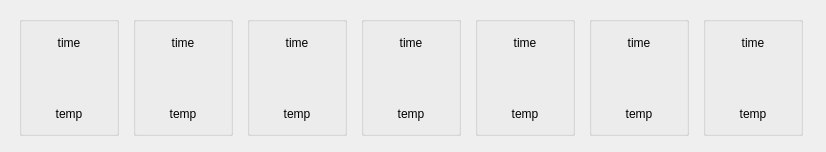
        <widget class="QWidget" name="scrollAreaWidgetContents">
         <property name="geometry">
          <rect>
           <x>0</x>
           <y>0</y>
           <width>826</width>
           <height>152</height>
          </rect>
         </property>
         <layout class="QHBoxLayout" name="horizontalLayout_4">
          <item>
           <widget class="QGroupBox" name="groupBox_2">
            <property name="minimumSize">
             <size>
              <width>100</width>
              <height>100</height>
             </size>
            </property>
            <property name="maximumSize">
             <size>
              <width>100</width>
              <height>120</height>
             </size>
            </property>
            <property name="title">
             <string/>
            </property>
            <layout class="QVBoxLayout" name="verticalLayout_15">
             <property name="spacing">
              <number>1</number>
             </property>
             <property name="leftMargin">
              <number>1</number>
             </property>
             <property name="topMargin">
              <number>4</number>
             </property>
             <property name="rightMargin">
              <number>1</number>
             </property>
             <property name="bottomMargin">
              <number>1</number>
             </property>
             <item>
              <widget class="QLabel" name="label_25">
               <property name="text">
                <string>time</string>
               </property>
               <property name="textFormat">
                <enum>Qt::RichText</enum>
               </property>
               <property name="alignment">
                <set>Qt::AlignCenter</set>
               </property>
              </widget>
             </item>
             <item>
              <widget class="QLabel" name="labelImage1">
               <property name="maximumSize">
                <size>
                 <width>999</width>
                 <height>50</height>
                </size>
               </property>
               <property name="text">
                <string/>
               </property>
               <property name="alignment">
                <set>Qt::AlignCenter</set>
               </property>
               <property name="margin">
                <number>10</number>
               </property>
              </widget>
             </item>
             <item>
              <widget class="QLabel" name="label_26">
               <property name="text">
                <string>temp</string>
               </property>
               <property name="textFormat">
                <enum>Qt::RichText</enum>
               </property>
               <property name="alignment">
                <set>Qt::AlignCenter</set>
               </property>
              </widget>
             </item>
            </layout>
           </widget>
          </item>
          <item>
           <widget class="QGroupBox" name="groupBox_3">
            <property name="minimumSize">
             <size>
              <width>100</width>
              <height>100</height>
             </size>
            </property>
            <property name="maximumSize">
             <size>
              <width>100</width>
              <height>120</height>
             </size>
            </property>
            <property name="title">
             <string/>
            </property>
            <layout class="QVBoxLayout" name="verticalLayout_14">
             <property name="spacing">
              <number>1</number>
             </property>
             <property name="leftMargin">
              <number>1</number>
             </property>
             <property name="topMargin">
              <number>4</number>
             </property>
             <property name="rightMargin">
              <number>1</number>
             </property>
             <property name="bottomMargin">
              <number>1</number>
             </property>
             <item>
              <widget class="QLabel" name="label_27">
               <property name="text">
                <string>time</string>
               </property>
               <property name="textFormat">
                <enum>Qt::RichText</enum>
               </property>
               <property name="alignment">
                <set>Qt::AlignCenter</set>
               </property>
              </widget>
             </item>
             <item>
              <widget class="QLabel" name="labelImage1_2">
               <property name="maximumSize">
                <size>
                 <width>16777215</width>
                 <height>50</height>
                </size>
               </property>
               <property name="text">
                <string/>
               </property>
               <property name="alignment">
                <set>Qt::AlignCenter</set>
               </property>
              </widget>
             </item>
             <item>
              <widget class="QLabel" name="label_28">
               <property name="text">
                <string>temp</string>
               </property>
               <property name="textFormat">
                <enum>Qt::RichText</enum>
               </property>
               <property name="alignment">
                <set>Qt::AlignCenter</set>
               </property>
              </widget>
             </item>
            </layout>
           </widget>
          </item>
          <item>
           <widget class="QGroupBox" name="groupBox_4">
            <property name="minimumSize">
             <size>
              <width>100</width>
              <height>100</height>
             </size>
            </property>
            <property name="maximumSize">
             <size>
              <width>100</width>
              <height>120</height>
             </size>
            </property>
            <property name="title">
             <string/>
            </property>
            <layout class="QVBoxLayout" name="verticalLayout_13">
             <property name="spacing">
              <number>1</number>
             </property>
             <property name="leftMargin">
              <number>1</number>
             </property>
             <property name="topMargin">
              <number>4</number>
             </property>
             <property name="rightMargin">
              <number>1</number>
             </property>
             <property name="bottomMargin">
              <number>1</number>
             </property>
             <item>
              <widget class="QLabel" name="label_29">
               <property name="text">
                <string>time</string>
               </property>
               <property name="textFormat">
                <enum>Qt::RichText</enum>
               </property>
               <property name="alignment">
                <set>Qt::AlignCenter</set>
               </property>
              </widget>
             </item>
             <item>
              <widget class="QLabel" name="labelImage1_3">
               <property name="maximumSize">
                <size>
                 <width>16777215</width>
                 <height>50</height>
                </size>
               </property>
               <property name="text">
                <string/>
               </property>
               <property name="alignment">
                <set>Qt::AlignCenter</set>
               </property>
              </widget>
             </item>
             <item>
              <widget class="QLabel" name="label_30">
               <property name="text">
                <string>temp</string>
               </property>
               <property name="textFormat">
                <enum>Qt::RichText</enum>
               </property>
               <property name="alignment">
                <set>Qt::AlignCenter</set>
               </property>
              </widget>
             </item>
            </layout>
           </widget>
          </item>
          <item>
           <widget class="QGroupBox" name="groupBox_5">
            <property name="minimumSize">
             <size>
              <width>100</width>
              <height>100</height>
             </size>
            </property>
            <property name="maximumSize">
             <size>
              <width>100</width>
              <height>120</height>
             </size>
            </property>
            <property name="title">
             <string/>
            </property>
            <layout class="QVBoxLayout" name="verticalLayout_3">
             <property name="spacing">
              <number>1</number>
             </property>
             <property name="leftMargin">
              <number>1</number>
             </property>
             <property name="topMargin">
              <number>4</number>
             </property>
             <property name="rightMargin">
              <number>1</number>
             </property>
             <property name="bottomMargin">
              <number>1</number>
             </property>
             <item>
              <widget class="QLabel" name="label_32">
               <property name="text">
                <string>time</string>
               </property>
               <property name="textFormat">
                <enum>Qt::RichText</enum>
               </property>
               <property name="alignment">
                <set>Qt::AlignCenter</set>
               </property>
              </widget>
             </item>
             <item>
              <widget class="QLabel" name="labelImage1_4">
               <property name="maximumSize">
                <size>
                 <width>16777215</width>
                 <height>50</height>
                </size>
               </property>
               <property name="text">
                <string/>
               </property>
               <property name="alignment">
                <set>Qt::AlignCenter</set>
               </property>
              </widget>
             </item>
             <item>
              <widget class="QLabel" name="label_31">
               <property name="text">
                <string>temp</string>
               </property>
               <property name="textFormat">
                <enum>Qt::RichText</enum>
               </property>
               <property name="alignment">
                <set>Qt::AlignCenter</set>
               </property>
              </widget>
             </item>
            </layout>
           </widget>
          </item>
          <item>
           <widget class="QGroupBox" name="groupBox_6">
            <property name="minimumSize">
             <size>
              <width>100</width>
              <height>100</height>
             </size>
            </property>
            <property name="maximumSize">
             <size>
              <width>100</width>
              <height>120</height>
             </size>
            </property>
            <property name="title">
             <string/>
            </property>
            <layout class="QVBoxLayout" name="verticalLayout_16">
             <property name="spacing">
              <number>1</number>
             </property>
             <property name="leftMargin">
              <number>1</number>
             </property>
             <property name="topMargin">
              <number>4</number>
             </property>
             <property name="rightMargin">
              <number>1</number>
             </property>
             <property name="bottomMargin">
              <number>1</number>
             </property>
             <item>
              <widget class="QLabel" name="label_33">
               <property name="text">
                <string>time</string>
               </property>
               <property name="textFormat">
                <enum>Qt::RichText</enum>
               </property>
               <property name="alignment">
                <set>Qt::AlignCenter</set>
               </property>
              </widget>
             </item>
             <item>
              <widget class="QLabel" name="labelImage1_5">
               <property name="maximumSize">
                <size>
                 <width>16777215</width>
                 <height>50</height>
                </size>
               </property>
               <property name="text">
                <string/>
               </property>
               <property name="alignment">
                <set>Qt::AlignCenter</set>
               </property>
              </widget>
             </item>
             <item>
              <widget class="QLabel" name="label_34">
               <property name="text">
                <string>temp</string>
               </property>
               <property name="textFormat">
                <enum>Qt::RichText</enum>
               </property>
               <property name="alignment">
                <set>Qt::AlignCenter</set>
               </property>
              </widget>
             </item>
            </layout>
           </widget>
          </item>
          <item>
           <widget class="QGroupBox" name="groupBox_7">
            <property name="minimumSize">
             <size>
              <width>100</width>
              <height>100</height>
             </size>
            </property>
            <property name="maximumSize">
             <size>
              <width>100</width>
              <height>120</height>
             </size>
            </property>
            <property name="title">
             <string/>
            </property>
            <layout class="QVBoxLayout" name="verticalLayout_17">
             <property name="spacing">
              <number>1</number>
             </property>
             <property name="leftMargin">
              <number>1</number>
             </property>
             <property name="topMargin">
              <number>4</number>
             </property>
             <property name="rightMargin">
              <number>1</number>
             </property>
             <property name="bottomMargin">
              <number>1</number>
             </property>
             <item>
              <widget class="QLabel" name="label_35">
               <property name="text">
                <string>time</string>
               </property>
               <property name="textFormat">
                <enum>Qt::RichText</enum>
               </property>
               <property name="alignment">
                <set>Qt::AlignCenter</set>
               </property>
              </widget>
             </item>
             <item>
              <widget class="QLabel" name="labelImage1_6">
               <property name="maximumSize">
                <size>
                 <width>16777215</width>
                 <height>50</height>
                </size>
               </property>
               <property name="text">
                <string/>
               </property>
               <property name="alignment">
                <set>Qt::AlignCenter</set>
               </property>
              </widget>
             </item>
             <item>
              <widget class="QLabel" name="label_36">
               <property name="text">
                <string>temp</string>
               </property>
               <property name="textFormat">
                <enum>Qt::RichText</enum>
               </property>
               <property name="alignment">
                <set>Qt::AlignCenter</set>
               </property>
              </widget>
             </item>
            </layout>
           </widget>
          </item>
          <item>
           <widget class="QGroupBox" name="groupBox_8">
            <property name="minimumSize">
             <size>
              <width>100</width>
              <height>80</height>
             </size>
            </property>
            <property name="maximumSize">
             <size>
              <width>100</width>
              <height>120</height>
             </size>
            </property>
            <property name="title">
             <string/>
            </property>
            <layout class="QVBoxLayout" name="verticalLayout_18">
             <property name="spacing">
              <number>1</number>
             </property>
             <property name="leftMargin">
              <number>1</number>
             </property>
             <property name="topMargin">
              <number>4</number>
             </property>
             <property name="rightMargin">
              <number>1</number>
             </property>
             <property name="bottomMargin">
              <number>1</number>
             </property>
             <item>
              <widget class="QLabel" name="label_37">
               <property name="text">
                <string>time</string>
               </property>
               <property name="textFormat">
                <enum>Qt::RichText</enum>
               </property>
               <property name="alignment">
                <set>Qt::AlignCenter</set>
               </property>
              </widget>
             </item>
             <item>
              <widget class="QLabel" name="labelImage1_7">
               <property name="maximumSize">
                <size>
                 <width>16777215</width>
                 <height>50</height>
                </size>
               </property>
               <property name="text">
                <string/>
               </property>
               <property name="alignment">
                <set>Qt::AlignCenter</set>
               </property>
              </widget>
             </item>
             <item>
              <widget class="QLabel" name="label_38">
               <property name="text">
                <string>temp</string>
               </property>
               <property name="textFormat">
                <enum>Qt::RichText</enum>
               </property>
               <property name="alignment">
                <set>Qt::AlignCenter</set>
               </property>
              </widget>
             </item>
            </layout>
           </widget>
          </item>
         </layout>
        </widget>
